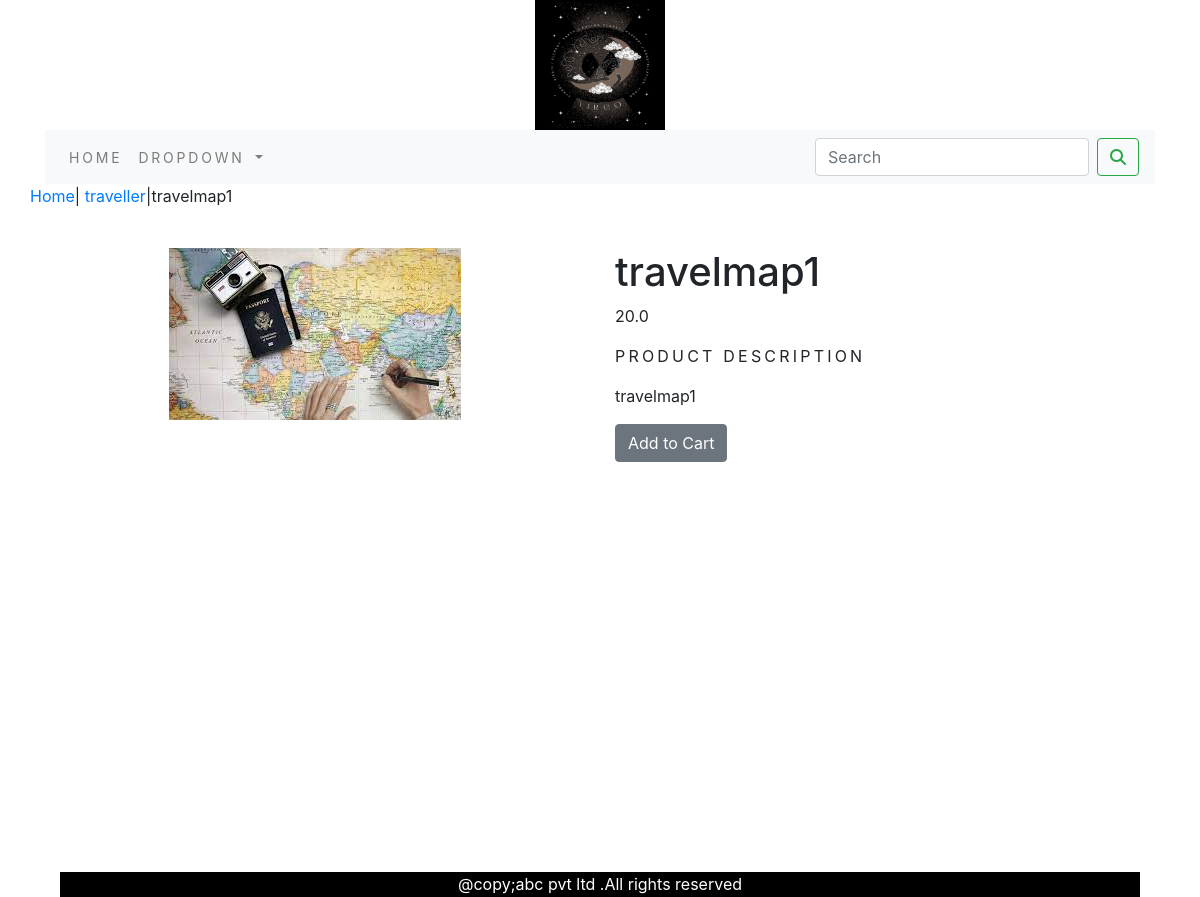
The page /shop/traveller/travel-map-1/ on the database its author committed.
### myapp/models.py (models this page shows, shortened)
class Product(models.Model):
    name=models.CharField(max_length=250,unique=True)
    slug=models.SlugField(max_length=250,unique=True)
    description=models.TextField(blank=True)
    price=models.DecimalField(max_digits=10,decimal_places=1)
    category=models.ForeignKey(Category,on_delete=models.CASCADE)
    image=models.ImageField(upload_to='product',blank=True)
    stock=models.IntegerField()
    available=models.BooleanField(default=True)
    created=models.DateTimeField(auto_now_add=True)
    updated=models.DateTimeField(auto_now=True)
    class Meta:
        ordering=('name',)
        verbose_name='product'
        verbose_name_plural='products'

class Category(models.Model):
    name=models.CharField(max_length=250,unique=True)
    slug=models.SlugField(max_length=250,unique=True)
    description=models.TextField(blank=True)
    image=models.ImageField(upload_to='category',blank=True)
    class Meta:
        ordering=('name',)
        verbose_name='category'
        verbose_name_plural='categories'
    def __str__(self) :
        return '{}'.format(self.name)
    def get_url(self):
        return reverse('myapp:products_by_category',args=[self.slug])

### myapp/views.py (the view)
# urls.py: path('<slug:c_slug>/<slug:product_slug>/',views.ProDetail,name='ProdCatDetail')
def ProDetail(request,c_slug,product_slug):
    try:
        product=Product.objects.get(category__slug=c_slug,slug=product_slug)
    except Exception as e:
        raise e
    return render(request,'product.html',{'product':product})

### cart/context_processors.py (called while the page is built)
def counter(request):
    item_count=0
    if 'admin' in request.path:
        return {}
    else:
        try:
            cart=Cart.objects.filter(cart_id=_cart_id(request))
            cart_items=CartItem.objects.all().filter(cart=cart[:1])
            for cart_item in cart_items:
                item_count+= cart_item.quantity
        except Cart.DoesNotExist:
            item_count=0
    return dict(item_count=item_count)

### cart/views.py (called while the page is built)
def _cart_id(request):
    cart=request.session.session_key
    if not cart:
        cart=request.session.create()
    return cart

### myapp/context_processors.py (called while the page is built)
def menu_links(request):
    links=Category.objects.all()
    return dict(links=links)

### templates/product.html (shortened to what this page needs)
{% extends 'base.html' %}
{% load static %}
{% block content %}
<div class="row my_prod_row_class" >
    <div class="mx_auto">
        <p><a href="{% url 'myapp:allProdCat'  %}">Home</a>| <a href="{{product.category.get_url}}">{{product.category}}</a>|{{product.name}}</p>
    </div>
 <div class="container">
<br>
<div class="row">
    <div class="col-12 col-sm-12 col-md-12 col-lg-6 text-center">
        <div style="min-width: 18rem;">
            <img src="{{product.image.url}}" alt="{{product.name}}">
        </div>
    </div>
        <div class="col-12 col-sm-12 col-md-12 col-lg-6">
            <div>
            <h1 class="my_prod_title">{{product.name}}</h1>
            <p>{{product.price}}</p>
            <p class="my_title">Product Description</p>
            <p class="text-justify my_rod_text">{{product.description}}</p>
            {% if product.stock <= 0 %}
            <p class="text-justify my_prod_text"><b>Out Of Stock</b></p>
            {% else %}
            <a  class="btn btn-secondary" href="{% url 'cart:add_cart' product.id %}" style="margin-bottom: 220px;">Add to Cart</a>
            {% endif %}
        </div>
    </div>
</div>
</div>
</div>
{% endblock %}

### static/css/custom.css (style rules this page uses)
body { font-family: 'Roboto', sans-serif; }
.my_title { font-size: 16px; text-transform: uppercase; letter-spacing: 0.2em; }
.container { margin-bottom: 80px; }

### rows shown on the page
Product: category "traveller", name "travelmap1", image (picture), price "20.0", description "travelmap1"
